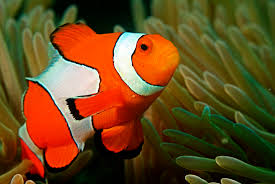
#> input picture images/nemo0.jpg, 275 x 184 px
$ python imageseg.py
#> lines starting #> are read from the running program, lines starting #| are printed output that depends on the picture
import cv2
import matplotlib.pyplot as plt
import numpy as np
from mpl_toolkits.mplot3d import Axes3D
from matplotlib import cm
from matplotlib import colors

flags = [i for i in dir(cv2) if i.startswith('COLOR_')]

print(len(flags))
print(type(flags))

indices = [i for i, x in enumerate(flags) if x == "COLOR_BGR2RGB"]
print(indices)
nemo = cv2.imread('./images/nemo0.jpg')
#> nemo is the input picture: shape (184, 275, 3); mean B, G, R 30.5, 72.3, 103
#plt.imshow(nemo)
#plt.show()

nemo = cv2.cvtColor(nemo, cv2.COLOR_BGR2RGB)
plt.imshow(nemo)
plt.show()

r, g, b = cv2.split(nemo)
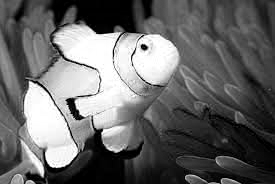
#> r: shape (184, 275); min 0, max 255, mean 103
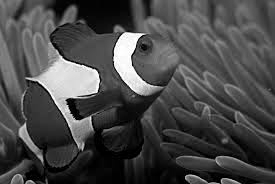
#> g: shape (184, 275); min 0, max 255, mean 72.3
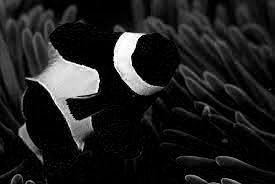
#> b: shape (184, 275); min 0, max 255, mean 30.5
fig = plt.figure()
axis = fig.add_subplot(1, 1, 1, projection="3d")

pixel_colors = nemo.reshape((np.shape(nemo)[0]*np.shape(nemo)[1], 3))
norm = colors.Normalize(vmin=-1.,vmax=1.)
norm.autoscale(pixel_colors)
pixel_colors = norm(pixel_colors).tolist()
#> pixel_colors = 50600 items

axis.scatter(r.flatten(), g.flatten(), b.flatten(), facecolors=pixel_colors, marker=".")
axis.set_xlabel("Red")
axis.set_ylabel("Green")
axis.set_zlabel("Blue")
plt.show()
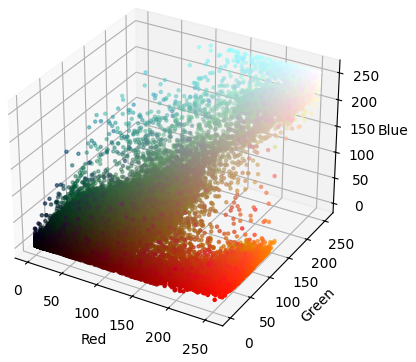
#> figure drawn by matplotlib, 1 panel

$ run again, with images/nemo1.jpg copied over images/nemo0.jpg
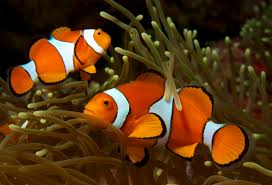
#> input picture images/nemo1.jpg, 272 x 185 px
#> nemo is the input picture: shape (185, 272, 3); mean B, G, R 18.7, 51.9, 84.9
#> `r, g, b = cv2.split(nemo)`:
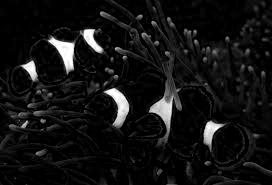
#> b: shape (185, 272); min 0, max 255, mean 18.7
#> pixel_colors = 50320 items
#> `plt.show()`:
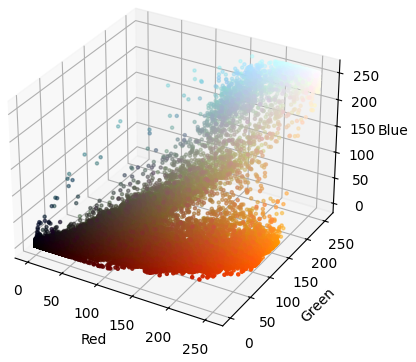
#> figure drawn by matplotlib, 1 panel

$ run again, with images/nemo2.jpg copied over images/nemo0.jpg
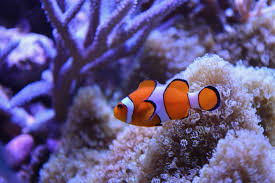
#> input picture images/nemo2.jpg, 275 x 183 px
#> nemo is the input picture: shape (183, 275, 3); mean B, G, R 134.1, 86.8, 98.8
#> `r, g, b = cv2.split(nemo)`:
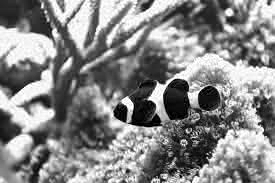
#> b: shape (183, 275); min 0, max 255, mean 134.1
#> pixel_colors = 50325 items
#> `plt.show()`:
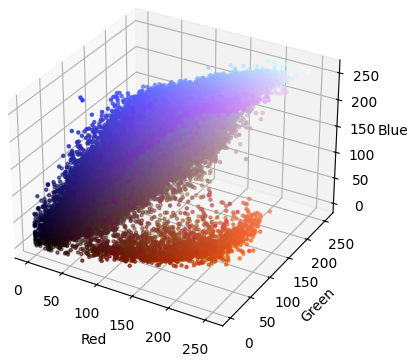
#> figure drawn by matplotlib, 1 panel

$ run again, with images/nemo3.jpg copied over images/nemo0.jpg
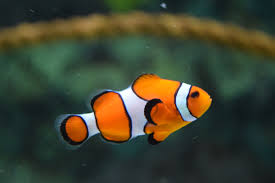
#> input picture images/nemo3.jpg, 275 x 183 px
#> nemo is the input picture: shape (183, 275, 3); mean B, G, R 49, 67.2, 64
#> `r, g, b = cv2.split(nemo)`:
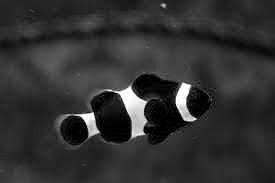
#> b: shape (183, 275); min 0, max 255, mean 49
#> pixel_colors = 50325 items
#> `plt.show()`:
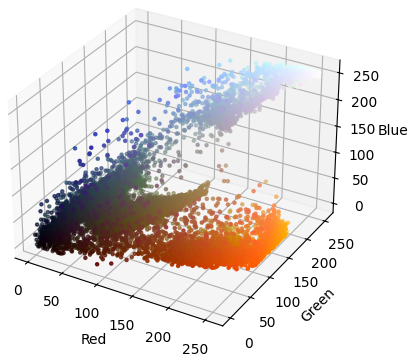
#> figure drawn by matplotlib, 1 panel
